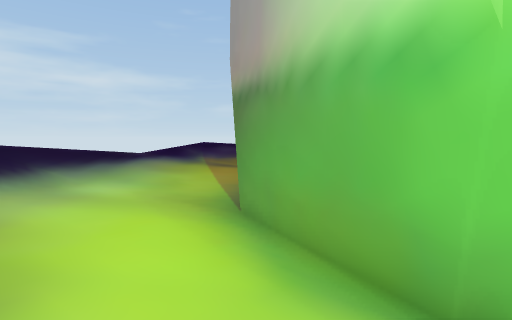
[1] (above)

16 first-person views from a walk through a 3-D level made in the Unity game engine. The camera is 1.3 m above the floor, tilts 4° down and sees 80° across. The floor is counted in squares, 1 m on a side. Each view is taken from the middle of a square. On the plan, view 1 faces up. The plan holds only what a view shows up to about 14 squares ahead; the rest is blank. The place goes on beyond the plan. Some animated figures are left out.

[2]
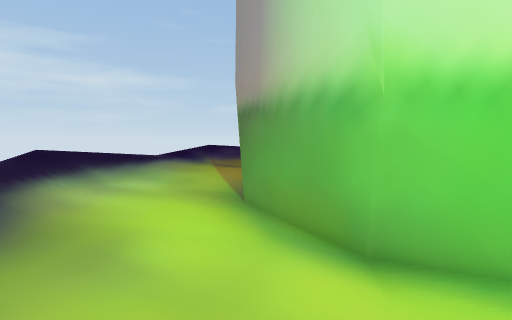

[3]
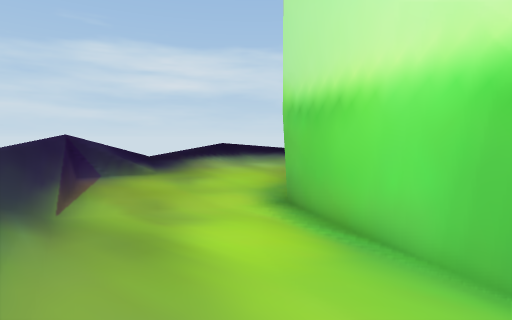

[4]
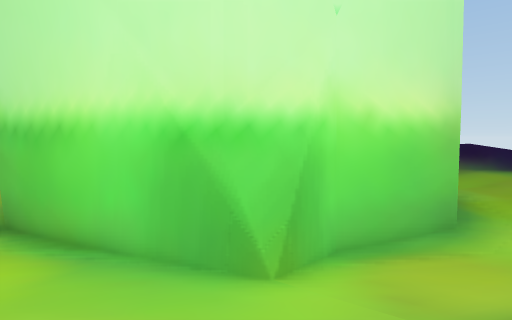

[5]
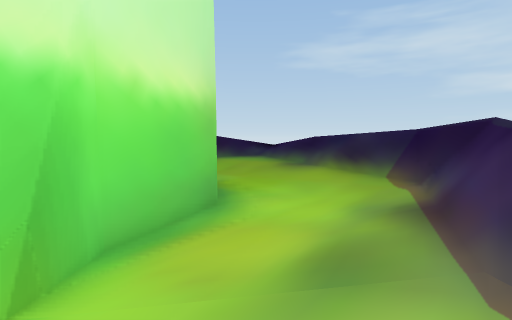

[6]
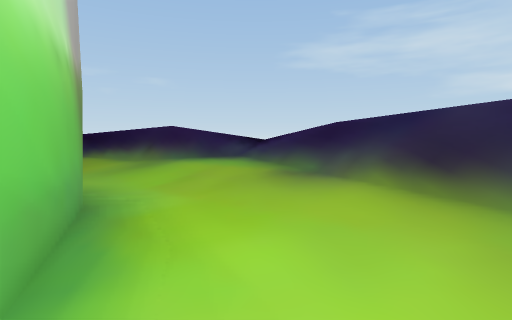

[7]
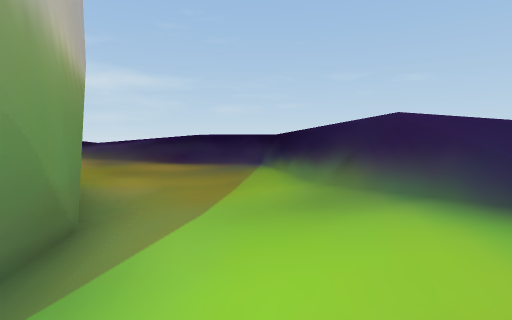

[8]
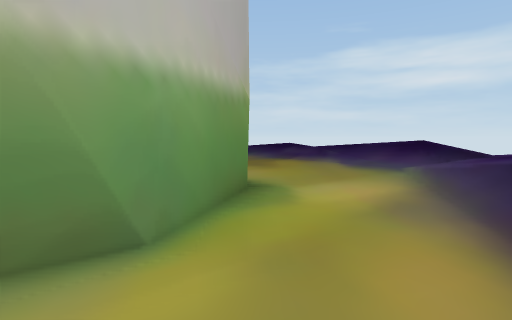

[9]
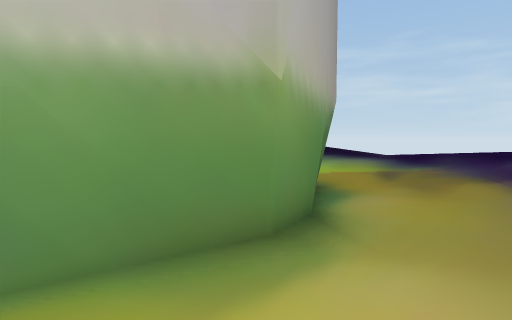

[10]
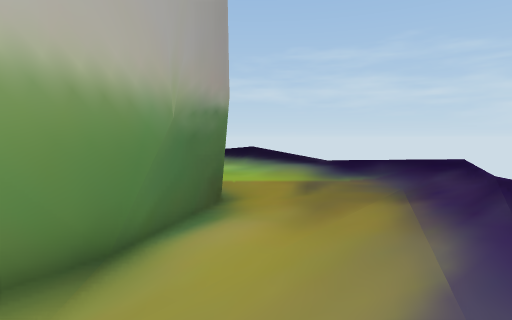

[11]
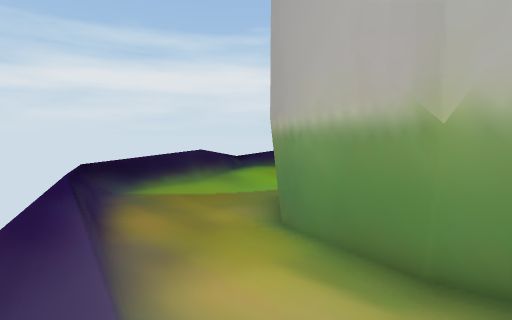

[12]
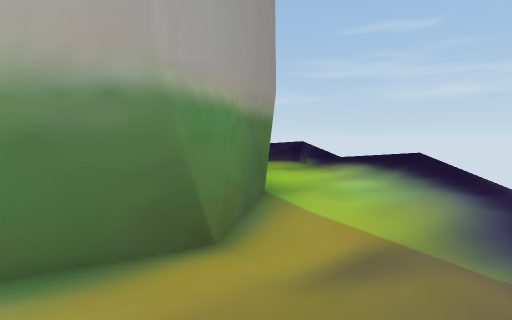

[13]
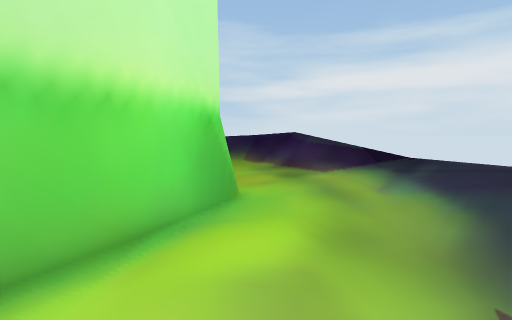

[14]
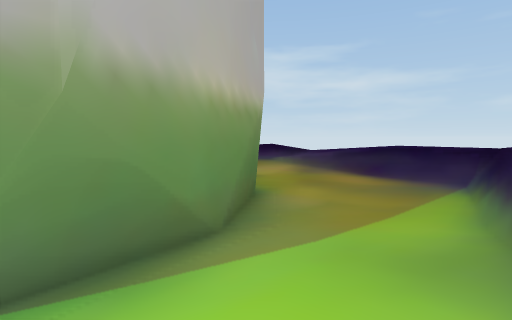

[15]
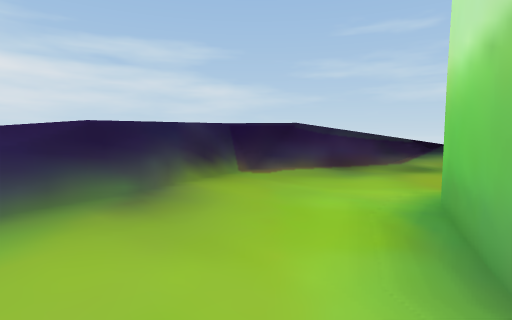

[16]
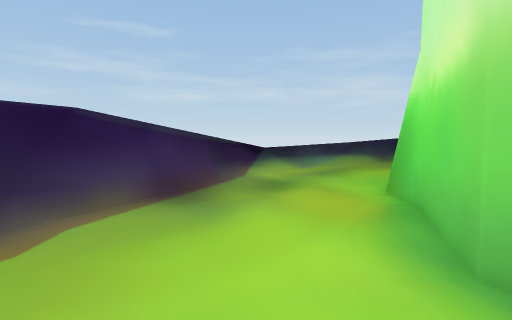

### Floor plan
Key: @ floor where view 1 was taken; # wall or solid block; . main floor; : floor 0.25 m higher than the main floor; - floor 0.25 m lower than the main floor; + floor 0.5 m higher than the main floor; * floor 0.75 m higher than the main floor; / step, stairs or slope; = window, fence, low wall or low ledge; ^ raised ledge; v drop or lower ground.
Columns run from 6 left of view 1 to 21 right of it. Each row starts with its distance up from view 1.
 21           vv////vv
 20        vv///////==vv
 19     vv////////:::/===##
 18    v/////////......::==##
 17    //:::..............:=#
 16   v//:................./=
 15   v//....--######----../##
 14   ///..--###    ###----/=#
 13  v////-###        ##---.=#
 12  v////-#           ##--/:##
 11  /////-#            #--/:=#
 10  ///.-##            #--///=
  9 v//..-#             ##-//+=v
  8 //:..-#              #-.///v
  7 //:..-#             ##-./:/v
  6 v////-#             #--.//=
  5 v//..-##            #--.//=
  4  //:..-#           ##--//=#
  3  v/:..-##         ##---//#v
  2  v/:..--###     ###---.//#
  1   //...---#### ##-----/.##
  0   v*:.@.-----###-----..:#
 -1    =::.......---..../..##
 -2    #==:.............:=#^
 -3      #==/:.......:/=###
 -4         v////:://==##
 -5          vvvv//v=v

Where each view was taken, in squares from view 1:
view 1: 0 up, 0 right, facing up
view 2: 2 down, 0 right, facing up
view 3: 4 down, 7 right, facing up-left
view 4: 5 down, 8 right, facing up
view 5: 4 down, 8 right, facing up-right
view 6: 0 up, 13 right, facing up-right
view 7: 6 up, 17 right, facing up
view 8: 16 up, 16 right, facing left
view 9: 19 up, 11 right, facing down-left
view 10: 20 up, 7 right, facing down-left
view 11: 21 up, 6 right, facing down-right
view 12: 18 up, 0 right, facing down
view 13: 1 down, 1 left, facing right
view 14: 7 up, 19 right, facing up-left
view 15: 9 up, 17 right, facing down
view 16: 3 up, 17 right, facing down-left
